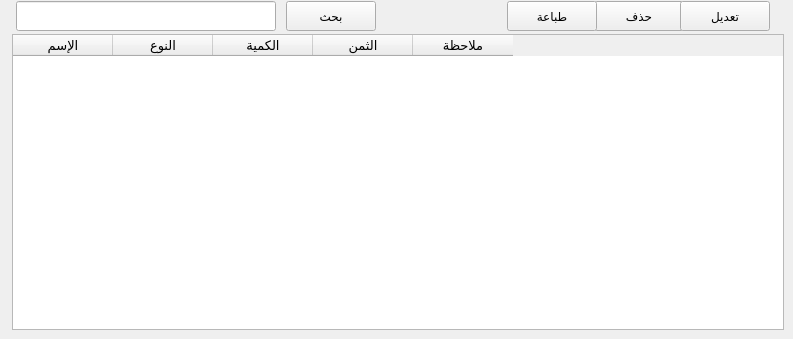
   <widget class="QWidget" name="articles_tab">
    <attribute name="title">
     <string>السلع</string>
    </attribute>
    <widget class="QLineEdit" name="searsh_article_EditText">
     <property name="geometry">
      <rect>
       <x>16</x>
       <y>1</y>
       <width>260</width>
       <height>30</height>
      </rect>
     </property>
    </widget>
    <widget class="QTableWidget" name="articles_table">
     <property name="geometry">
      <rect>
       <x>12</x>
       <y>34</y>
       <width>772</width>
       <height>296</height>
      </rect>
     </property>
     <column>
      <property name="text">
       <string>الإسم</string>
      </property>
      <property name="font">
       <font>
        <family>Dimnah</family>
        <pointsize>10</pointsize>
        <weight>50</weight>
        <italic>false</italic>
        <bold>false</bold>
       </font>
      </property>
     </column>
     <column>
      <property name="text">
       <string>النوع</string>
      </property>
      <property name="font">
       <font>
        <family>Dimnah</family>
        <pointsize>10</pointsize>
       </font>
      </property>
     </column>
     <column>
      <property name="text">
       <string>الكمية</string>
      </property>
      <property name="font">
       <font>
        <family>Dimnah</family>
        <pointsize>10</pointsize>
       </font>
      </property>
     </column>
     <column>
      <property name="text">
       <string>الثمن</string>
      </property>
      <property name="font">
       <font>
        <family>Dimnah</family>
        <pointsize>10</pointsize>
       </font>
      </property>
     </column>
     <column>
      <property name="text">
       <string>ملاحظة</string>
      </property>
      <property name="font">
       <font>
        <family>Dimnah</family>
        <pointsize>10</pointsize>
       </font>
      </property>
     </column>
    </widget>
    <widget class="QPushButton" name="remove_article_Button">
     <property name="geometry">
      <rect>
       <x>594</x>
       <y>1</y>
       <width>90</width>
       <height>30</height>
      </rect>
     </property>
     <property name="text">
      <string>حذف</string>
     </property>
    </widget>
    <widget class="QPushButton" name="searsh_article_Button">
     <property name="geometry">
      <rect>
       <x>286</x>
       <y>1</y>
       <width>90</width>
       <height>30</height>
      </rect>
     </property>
     <property name="text">
      <string>بحث</string>
     </property>
    </widget>
    <widget class="QPushButton" name="edit_article_Button">
     <property name="geometry">
      <rect>
       <x>680</x>
       <y>1</y>
       <width>90</width>
       <height>30</height>
      </rect>
     </property>
     <property name="text">
      <string>تعديل</string>
     </property>
    </widget>
    <widget class="QPushButton" name="remove_article_Button_4">
     <property name="geometry">
      <rect>
       <x>507</x>
       <y>1</y>
       <width>90</width>
       <height>30</height>
      </rect>
     </property>
     <property name="text">
      <string>طباعة</string>
     </property>
    </widget>
   </widget>
